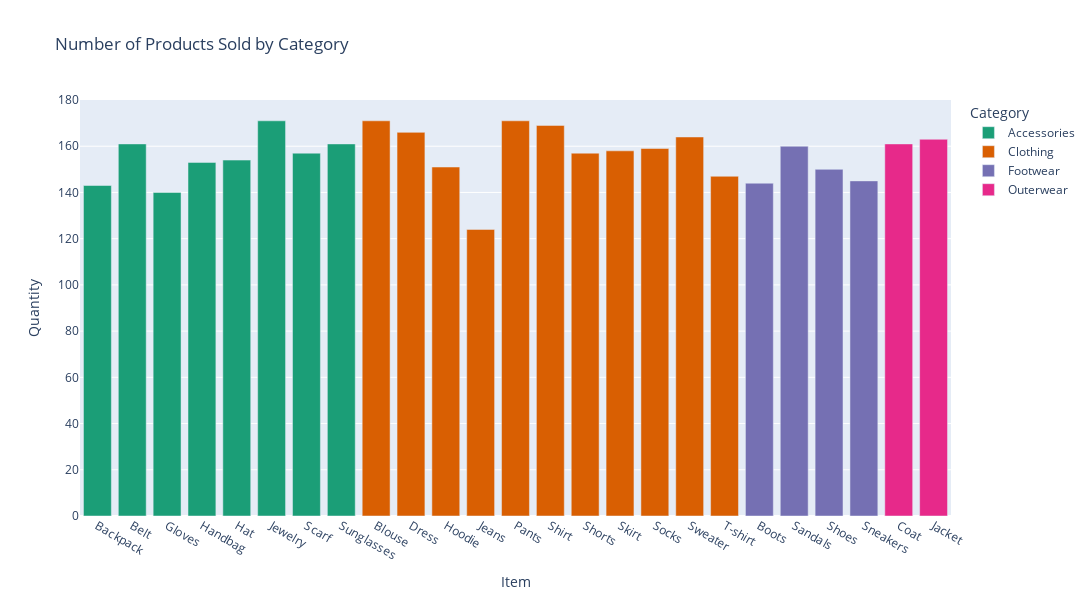

Notebook cell for this chart:
### Markdown cell above
# Product Sales

### Code cell
items = df.groupby(['Category', 'Item Purchased']).size().reset_index(name='Count')
sum_category = df['Category'].value_counts()

f = px.bar(
    items,
    x='Item Purchased',
    y='Count',
    color='Category',
    title='Number of Products Sold by Category',
    color_discrete_sequence=px.colors.qualitative.Dark2
)

f.update_layout(
    width=1100,
    height=600,
    xaxis_title='Item',
    yaxis_title='Quantity',
)

f.show()

print(sum_category)

### Figure 1 — Plotly figure (JSON) as saved in the notebook; plotly's stock layout.template omitted (floating-point values rounded to 4 significant figures)
{"data": [{"alignmentgroup": "True", "hovertemplate": "Category=Accessories<br>Item Purchased=%{x}<br>Count=%{y}<extra></extra>", "legendgroup": "Accessories", "marker": {"color": "rgb(27,158,119)", "pattern": {"shape": ""}}, "name": "Accessories", "offsetgroup": "Accessories", "orientation": "v", "showlegend": true, "textposition": "auto", "type": "bar", "x": ["Backpack", "Belt", "Gloves", "Handbag", "Hat", "Jewelry", "Scarf", "Sunglasses"], "xaxis": "x", "y": [143, 161, 140, 153, 154, 171, 157, 161], "yaxis": "y"}, {"alignmentgroup": "True", "hovertemplate": "Category=Clothing<br>Item Purchased=%{x}<br>Count=%{y}<extra></extra>", "legendgroup": "Clothing", "marker": {"color": "rgb(217,95,2)", "pattern": {"shape": ""}}, "name": "Clothing", "offsetgroup": "Clothing", "orientation": "v", "showlegend": true, "textposition": "auto", "type": "bar", "x": ["Blouse", "Dress", "Hoodie", "Jeans", "Pants", "Shirt", "Shorts", "Skirt", "Socks", "Sweater", "T-shirt"], "xaxis": "x", "y": [171, 166, 151, 124, 171, 169, 157, 158, 159, 164, 147], "yaxis": "y"}, {"alignmentgroup": "True", "hovertemplate": "Category=Footwear<br>Item Purchased=%{x}<br>Count=%{y}<extra></extra>", "legendgroup": "Footwear", "marker": {"color": "rgb(117,112,179)", "pattern": {"shape": ""}}, "name": "Footwear", "offsetgroup": "Footwear", "orientation": "v", "showlegend": true, "textposition": "auto", "type": "bar", "x": ["Boots", "Sandals", "Shoes", "Sneakers"], "xaxis": "x", "y": [144, 160, 150, 145], "yaxis": "y"}, {"alignmentgroup": "True", "hovertemplate": "Category=Outerwear<br>Item Purchased=%{x}<br>Count=%{y}<extra></extra>", "legendgroup": "Outerwear", "marker": {"color": "rgb(231,41,138)", "pattern": {"shape": ""}}, "name": "Outerwear", "offsetgroup": "Outerwear", "orientation": "v", "showlegend": true, "textposition": "auto", "type": "bar", "x": ["Coat", "Jacket"], "xaxis": "x", "y": [161, 163], "yaxis": "y"}], "layout": {"barmode": "relative", "height": 600, "legend": {"title": {"text": "Category"}, "tracegroupgap": 0}, "title": {"text": "Number of Products Sold by Category"}, "width": 1100, "xaxis": {"anchor": "y", "autorange": true, "domain": [0, 1], "range": [-0.5, 24.5], "title": {"text": "Item"}, "type": "category"}, "yaxis": {"anchor": "x", "autorange": true, "domain": [0, 1], "range": [0, 180], "title": {"text": "Quantity"}, "type": "linear"}}}
